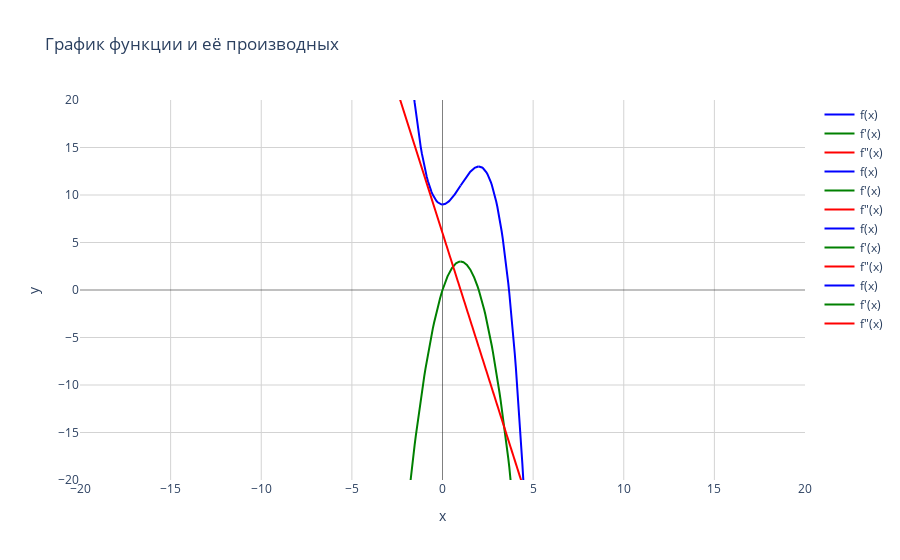

The notebook cell this image was saved under:
### Markdown cell above
### Задание 9.3
1 point possible (graded)

На каком(-их) интервале(-ах) убывает функция  h(x)=−x3+3x2+9 ?

### Code cell
x = Symbol('x')
f = -x**3+3*x**2+9  

# Для анализа только в действительных числах
analyzer_real = FunctionAnalyzer(f, x, x_range = (-20, 20), y_range = (-20, 20), complex_domain=False)
analyzer_real.describe()  # Покажет, что нет пересечений с осью x
analyzer_real.plot()

### Figure 1 — Plotly figure (JSON) as saved in the notebook; plotly's stock layout.template omitted (floating-point values rounded to 4 significant figures; data arrays with more than 128 entries replaced by an {"elided": "..."} marker saying what was removed)
{"data": [{"line": {"color": "blue"}, "name": "f(x)", "type": "scatter", "x": {"elided": "300 float values"}, "y": {"elided": "300 float values"}}, {"line": {"color": "green"}, "name": "f'(x)", "type": "scatter", "x": {"elided": "300 float values"}, "y": {"elided": "300 float values"}}, {"line": {"color": "red"}, "name": "f\"(x)", "type": "scatter", "x": {"elided": "300 float values"}, "y": {"elided": "300 float values"}}, {"line": {"color": "blue"}, "name": "f(x)", "type": "scatter", "x": {"elided": "300 float values"}, "y": {"elided": "300 float values"}}, {"line": {"color": "green"}, "name": "f'(x)", "type": "scatter", "x": {"elided": "300 float values"}, "y": {"elided": "300 float values"}}, {"line": {"color": "red"}, "name": "f\"(x)", "type": "scatter", "x": {"elided": "300 float values"}, "y": {"elided": "300 float values"}}, {"line": {"color": "blue"}, "name": "f(x)", "type": "scatter", "x": {"elided": "300 float values"}, "y": {"elided": "300 float values"}}, {"line": {"color": "green"}, "name": "f'(x)", "type": "scatter", "x": {"elided": "300 float values"}, "y": {"elided": "300 float values"}}, {"line": {"color": "red"}, "name": "f\"(x)", "type": "scatter", "x": {"elided": "300 float values"}, "y": {"elided": "300 float values"}}, {"line": {"color": "blue"}, "name": "f(x)", "type": "scatter", "x": {"elided": "300 float values"}, "y": {"elided": "300 float values"}}, {"line": {"color": "green"}, "name": "f'(x)", "type": "scatter", "x": {"elided": "300 float values"}, "y": {"elided": "300 float values"}}, {"line": {"color": "red"}, "name": "f\"(x)", "type": "scatter", "x": {"elided": "300 float values"}, "y": {"elided": "300 float values"}}], "layout": {"hovermode": "x unified", "plot_bgcolor": "white", "showlegend": true, "title": {"text": "График функции и её производных"}, "xaxis": {"gridcolor": "lightgray", "range": [-20, 20], "title": {"text": "x"}, "zerolinecolor": "black", "zerolinewidth": 0.5}, "yaxis": {"gridcolor": "lightgray", "range": [-20, 20], "title": {"text": "y"}, "zerolinecolor": "black", "zerolinewidth": 0.5}}}
